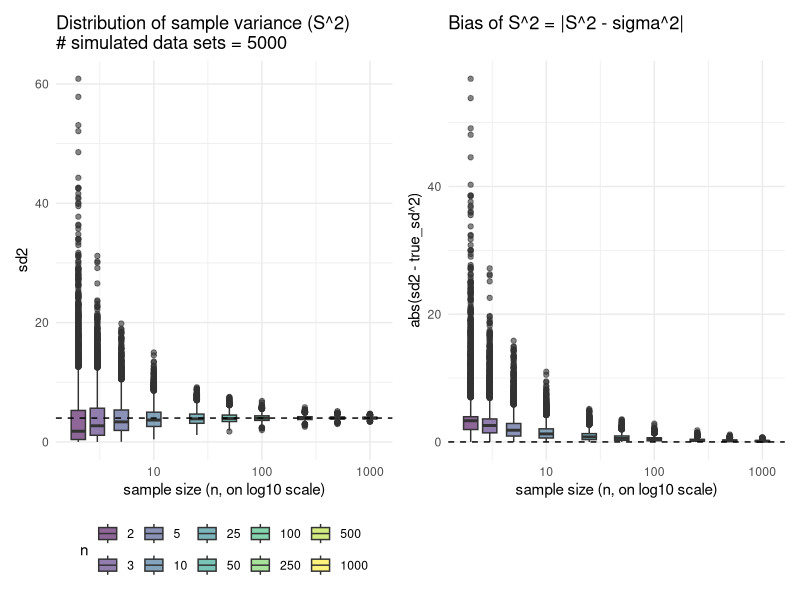
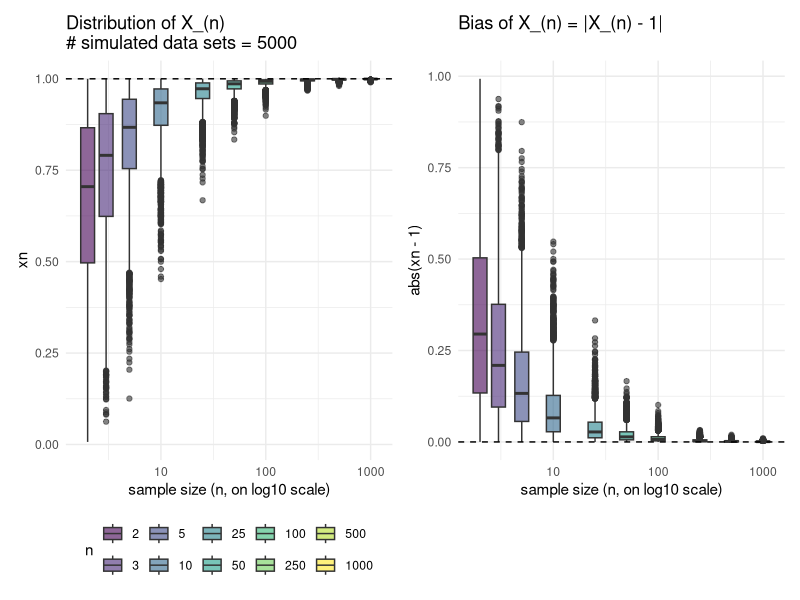
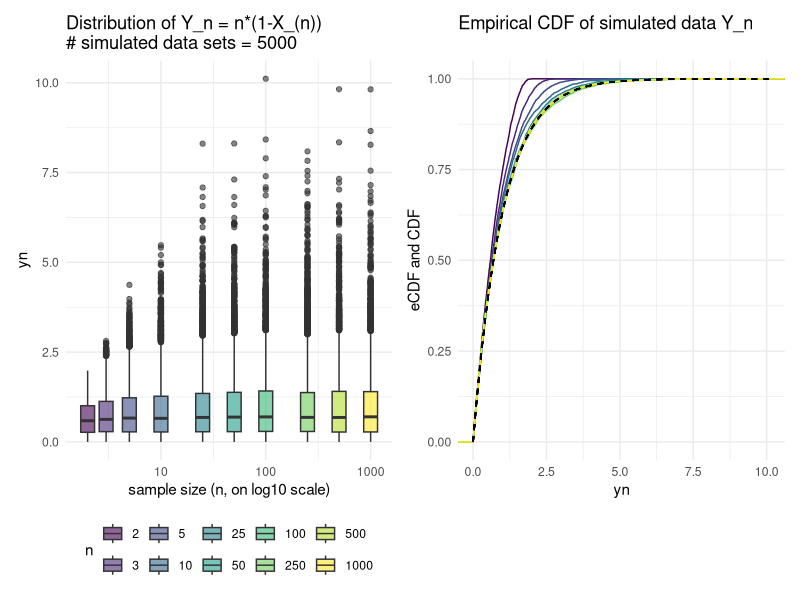

Reproduce these figures in R, in order.
## ---- chunk 1
library(tidyverse)
library(patchwork)
true_mean <- 1
true_sd <- 2
nsims <- 5000
nn_all <- c(2, 3, 5, 10, 25, 50, 100, 250, 500, 1000)

set.seed(100)
simdata <- nn_all %>% 
  purrr::map_df( ~tibble(x = rnorm(n=.*nsims, true_mean, true_sd),
                         simrep = rep(1:nsims,each=.),
                         nn = .) %>%
  group_by(nn,simrep) %>% summarize(sd2 = sd(x)^2)
  ) %>% ungroup


ggplot2::theme_set(theme_minimal())
p1 <- ggplot(simdata, aes(x=nn, y=sd2, group=nn, fill=factor(nn)))+
  geom_boxplot(alpha=.6)+
  scale_x_log10()+
  xlab("sample size (n, on log10 scale)")+
  geom_hline(yintercept =true_sd^2, lty=2)+
  ggtitle(glue::glue("Distribution of sample variance (S^2)\n# simulated data sets = {nsims}"))+
  theme(legend.position="bottom")+
  scale_fill_viridis_d(name="n")

p2 <- ggplot(simdata, aes(x=nn, y=abs(sd2-true_sd^2), group=nn, fill=factor(nn)))+
  geom_boxplot(alpha=.6)+
  scale_x_log10()+
  xlab("sample size (n, on log10 scale)")+
  geom_hline(yintercept =0, lty=2)+
  ggtitle("Bias of S^2 = |S^2 - sigma^2|\n ")+
  scale_fill_viridis_d(guide=FALSE)

p1 + p2

# calculate variances of S^2
simdata_vars <- simdata %>% group_by(nn) %>% summarize(var(sd2))
knitr::kable(simdata_vars, caption = "Estimate of var(S_n^2) for various n")
## ---- chunk 2
nsims <- 5000
nn_all <- c(2, 3, 5, 10, 25, 50, 100, 250, 500, 1000)

set.seed(100)
simdata <- nn_all %>% 
  purrr::map_df( ~tibble(x = runif(n=.*nsims, 0, 1),
                         simrep = rep(1:nsims,each=.),
                         nn = .) %>%
  group_by(nn,simrep) %>%
    summarize(xn = max(x))
  ) %>% ungroup %>%
  mutate(yn = nn*(1-xn))

p1 <- ggplot(simdata, aes(x=nn, y=xn, group=nn, fill=factor(nn)))+
  geom_boxplot(alpha=.6)+
  scale_x_log10()+
  xlab("sample size (n, on log10 scale)")+
  geom_hline(yintercept =1, lty=2)+
  ggtitle(glue::glue("Distribution of X_(n)\n# simulated data sets = {nsims}"))+
  theme(legend.position="bottom")+
  scale_fill_viridis_d(name="n")

p2 <- ggplot(simdata, aes(x=nn, y=abs(xn-1), group=nn, fill=factor(nn)))+
  geom_boxplot(alpha=.6)+
  scale_x_log10()+
  xlab("sample size (n, on log10 scale)")+
  geom_hline(yintercept =0, lty=2)+
  ggtitle("Bias of X_(n) = |X_(n) - 1|\n ")+
  scale_fill_viridis_d(guide=FALSE)

p1 + p2

# calculate variances of X_(n)
simdata_vars <- simdata %>% group_by(nn) %>% summarize(var(xn))
knitr::kable(simdata_vars, caption = "Estimate of var(X_(n)) for various n")
## ---- chunk 3
p1 <- ggplot(simdata, aes(x=nn, y=yn, group=nn, fill=factor(nn)))+
  geom_boxplot(alpha=.6)+
  scale_x_log10()+
  xlab("sample size (n, on log10 scale)")+
  ggtitle(glue::glue("Distribution of Y_n = n*(1-X_(n))\n# simulated data sets = {nsims}"))+
  theme(legend.position="bottom")+
  scale_fill_viridis_d(name="n")

p2 <- ggplot(simdata, aes(x=yn, group=nn, color=factor(nn)))+
  stat_ecdf()+
  ggtitle("Empirical CDF of simulated data Y_n")+
  ylab("eCDF and CDF")+
  stat_function(fun=pexp, color="black", lty=2)+
  scale_color_viridis_d(guide=FALSE)

p1+p2

